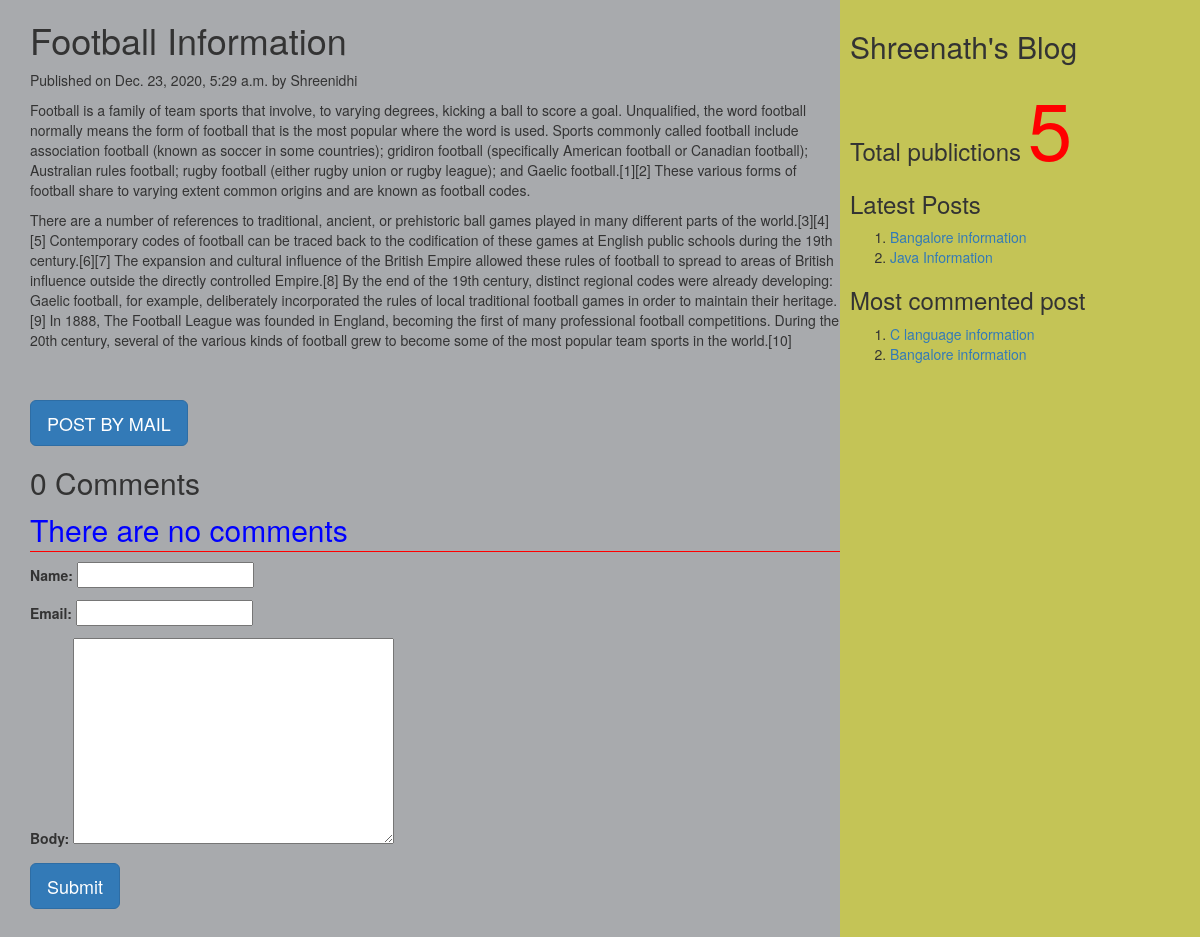
Page /2020/12/23/football-information on the committed database.
### myApp/models.py (models this page shows, shortened)
class Post(models.Model):
          tags=TaggableManager()
          STATUS_CHOICES=(('draft','Draft'),('published','Published'))
          title=models.CharField(max_length=256)
          slug=models.SlugField(max_length=264,unique_for_date='publish')
          author=models.ForeignKey(User,related_name='blog_posts',on_delete= models.CASCADE)
          body=models.TextField()
          publish=models.DateTimeField(default=timezone.now)
          created=models.DateTimeField(auto_now_add=True)
          updated=models.DateTimeField(auto_now=True)
          status= models.CharField(max_length=10,choices=STATUS_CHOICES,default='draft')
          objects=CustomManager()
          class Meta:
                ordering=('-publish',)
          def get_absolute_url(self):
                return reverse('post_detail',args=[self.publish.year,self.publish.strftime('%m'),self.publish.strftime('%d'),self.slug])

### myApp/views.py (the view, shortened to what this page needs)
# urls.py: url(r'(?P<year>\d{4})/(?P<month>\d{2})/(?P<day>\d{2})/(?P<post>[-\w]+)',views.post_detail_view,name='post_detail'),
def post_detail_view(request,year,month,day,post):
    post=get_object_or_404(Post,slug=post,publish__year=year,publish__month=month,publish__day=day)
    comments=post.comments.filter(active=True)
    csubmit=False
    form=CommentForm()
    d={'post':post,'form':form,'csubmit':csubmit,'comments':comments}
    return render(request,'myApp/post_detail.html',d)

### myApp/forms.py
class CommentForm(forms.ModelForm):
    class Meta:
        model=Comment
        fields=('name','email','body')

### myApp/models.py (called while the page is built)
    def get_queryset(self):
        return super().get_queryset().filter(status='published')

### myApp/templatetags/mytags.py (called while the page is built)
@register.simple_tag
def total_posts():
    return Post.objects.count()

@register.inclusion_tag('myApp/latest_post.html')
def show_latest_posts(count=3):
    latest_posts=Post.objects.order_by('-publish')[:count]
    return {'latest_posts':latest_posts}

@register.simple_tag
def get_most_commented_posts(count=2):
    return Post.objects.annotate(total_comments=Count('comments')).order_by('-total_comments')[:count]

### templates/myApp/post_detail.html (shortened to what this page needs)
<html>
    {%extends 'myApp/parent.html'%}
        {%block content_block%}
        <h1>{{post.title}}</h1>
        <p>Published on {{post.publish}} by {{post.author|title}}</p>
        {{post.body|linebreaks}} <br><br>
        <a href="/{{post.id}}/share" class='btn btn-lg btn-primary'>POST BY MAIL</a>
        {%with comments.count as comments_count%}
        <h2>{{comments_count}} Comment{{comments_count|pluralize}}</h2>
        {%endwith%}
        {%if comments%}
         {%for c in comments%}
         <p>Comment {{forloop.counter}} by {{c.name}}</p>
        <div>{{c.body|linebreaks}}</div>
        <hr>
        {%endfor%}
        {%else%}
         <p style="color:blue;font-size:30px;font-style:bold;border-bottom:1px red solid;">There are no comments</p>
        {%endif%}
         {%if csubmit%}
         <h2>Thank you..Your comment has been added successfully!!</h2>
         {%else%}
         <form  method="post">
           {{form.as_p}}
           <input type="submit" class='btn btn-lg btn-primary' value="Submit">
         </form>
         {%endif%}
        {%endblock%}

### templates/myApp/parent.html (shortened to what this page needs)
<html>
{%load mytags%}
    <head>
        <link rel="stylesheet" href="https://maxcdn.bootstrapcdn.com/bootstrap/3.3.7/css/bootstrap.min.css">
    </head>
    <body>
        <div class="content" style="width:70%;float:left;background-color:a8aaad;height:300%;padding:0 0 0 30px">
              {%block content_block%}
              {%endblock%}
        </div>
        <div class="sidebar" style="width:30%;float:right;background-color:#c4c456;height:300%;padding:10px">
            <h2>Shreenath's Blog</h2>
            <h3>Total publictions
              <span style="color:red;font-size:80px">
              {%total_posts%}</span>
              <h3>Latest Posts</h3>
              {% show_latest_posts 2 %}
              <h3>Most commented post</h3>
              {%get_most_commented_posts as m%}
              <ol>
                {%for post in m%}
                <li><a href="{{post.get_absolute_url}}">{{post.title}}</a></li>
                {%endfor%}
              </ol>
            </h3>
        </div>
    </body>
</html>

### templates/myApp/latest_post.html
<!DOCTYPE html>
<html lang="en" dir="ltr">
  <body>
    <ol>
    {%for post in latest_posts%}
    <li><a href="{{post.get_absolute_url}}">{{post.title}}</a></li>
    {%endfor%}
    </ol>
  </body>
</html>

### rows in the picture
Post: title "Football Information", publish "Dec. 23, 2020, 5:29 a.m.", author "Shreenidhi", body "Football is a family of team sports that involve, to varying degrees, kicking a ball to score a goal. Unqualified, the word football normally means the form of football that is the most popular where the word is used. Sports commonly called football include association football (known as soccer in some countries); gridiron football (specifically American football or Canadian football); Australian rules football; rugby football (either rugby union or rugby league); and Gaelic football.[1][2] These various forms of football share to varying extent common origins and are known as football codes. There are a number of references to traditional, ancient, or prehistoric ball games played in many…"
Post: title "Bangalore information"
Post: title "Java Information"
Post: title "C language information"

### other values in the picture
{{ comments_count }} "0"
